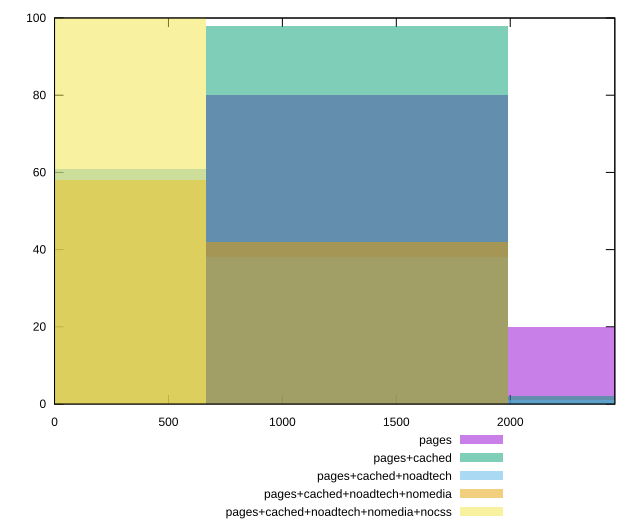

Source code (gnuplot):
reset

$pages <<EOF
2654.827293847032 20
1327.413646923516 80
EOF

$pagesCached <<EOF
1327.413646923516 98
2654.827293847032 2
EOF

$pagesCachedNoadtech <<EOF
1327.413646923516 38
0 61
2654.827293847032 1
EOF

$pagesCachedNoadtechNomedia <<EOF
1327.413646923516 42
0 58
EOF

$pagesCachedNoadtechNomediaNocss <<EOF
0 100
EOF

set key outside below
set boxwidth 1327.413646923516
set xrange [0:2459]
set yrange [0:100]
set trange [0:100]
set style fill transparent solid 0.5 noborder
set terminal svg size 640, 530 enhanced background rgb 'white'
set output "report_00015_2021-02-09T16-11-33.973Z/render-blocking-resources/comparison/histogram/all_raw.svg"

plot $pages title "pages" with boxes, \
     $pagesCached title "pages+cached" with boxes, \
     $pagesCachedNoadtech title "pages+cached+noadtech" with boxes, \
     $pagesCachedNoadtechNomedia title "pages+cached+noadtech+nomedia" with boxes, \
     $pagesCachedNoadtechNomediaNocss title "pages+cached+noadtech+nomedia+nocss" with boxes

reset
